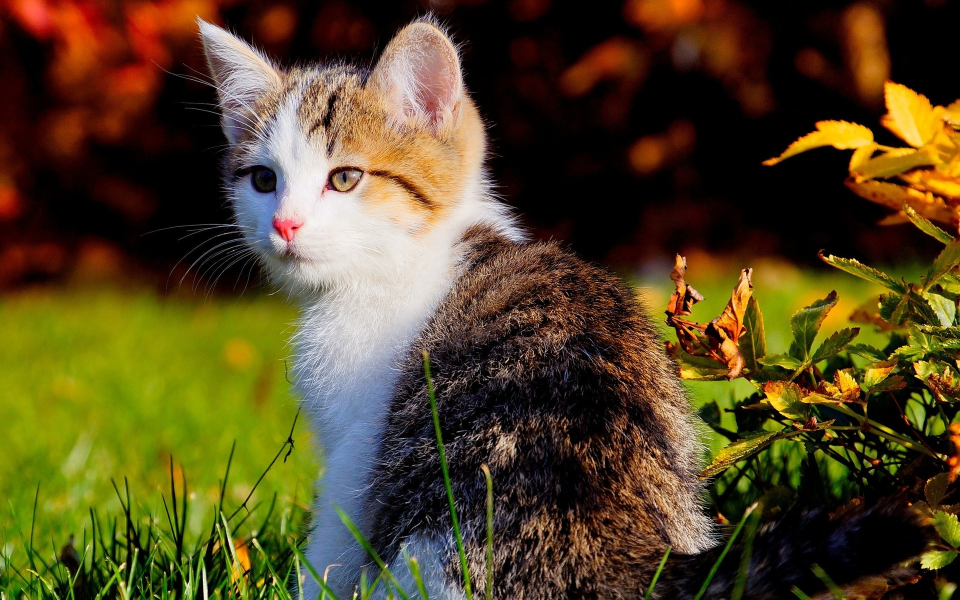
#> input picture cats/cat1.jpg, 1920 x 1200 px (shown at 1/2 size)
$ python thrusholding.py
#> lines starting #> are read from the running program, lines starting #| are printed output that depends on the picture; after the words box and inside, x2 and y2 are one past the last pixel; in counts of white or black regions, pixels touching at a corner belong together
#> further down, img is the input picture: shape (1200, 1920, 3); mean B, G, R 36.2, 70.9, 85.3
### myfunc.py
import cv2 as cv

# resize image frames
def resizeFrame(frame, scale=0.75):
#> called with scale = 0.4
    height = int(frame.shape[0] * scale)
#> height = 480
    width = int(frame.shape[1] * scale)
#> width = 768
    # height = 400
    # width = 500
    dimentions = (width, height)
#> dimentions = (768, 480)
    return cv.resize(frame, dimentions, interpolation=cv.INTER_AREA)
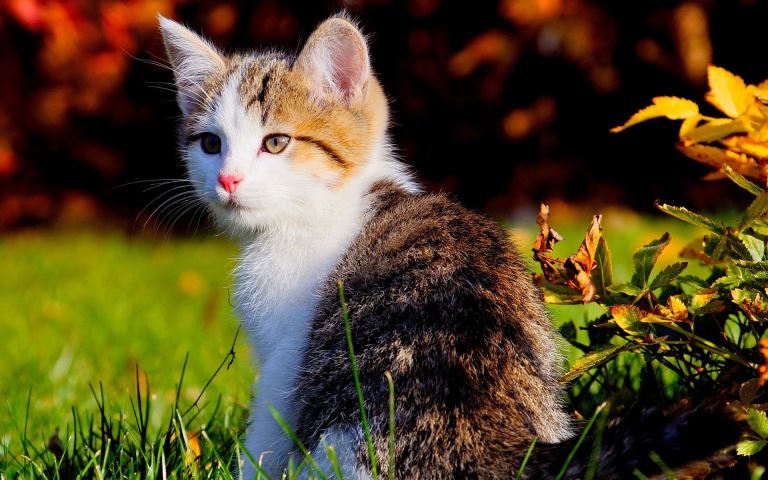
#> returned value: shape (480, 768, 3); mean of channels 0, 1, 2 36.2, 70.9, 85.3; drawn as B, G, R

# put size of the image on the upper left corner
def putSize(frame):
    text = str(frame.shape[0]) + " X " + str(frame.shape[1])
#> text = '480 X 768'
    cv.putText(frame, text, (50,50), cv.FONT_HERSHEY_DUPLEX, 1.5, (0,0,255), thickness=2)
    return frame

### thrusholding.py
import cv2 as cv
import numpy as np
import matplotlib.pyplot as plt
from myfunc import resizeFrame
from myfunc import putSize

# read image frame
img = cv.imread("cats/cat1.jpg")
img = resizeFrame(img, .4)
img = putSize(img)
cv.imshow("img", img)

# simple thresholding

grey = cv.cvtColor(img, cv.COLOR_BGR2GRAY)
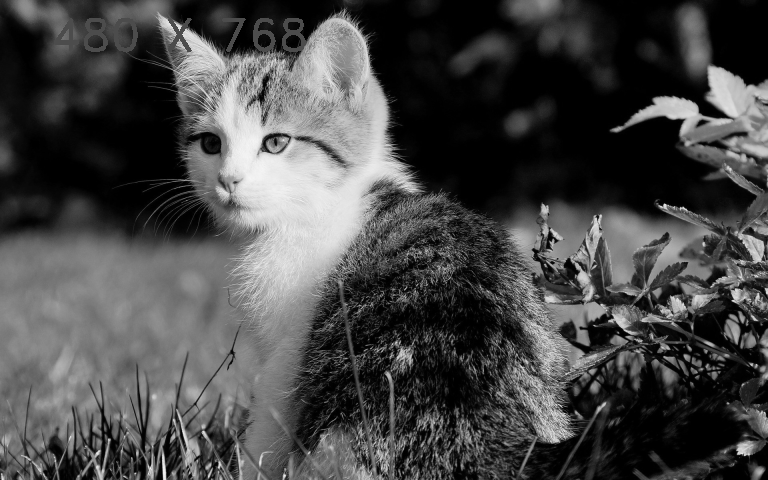
#> grey: shape (480, 768); min 0, max 245, mean 71.4
cv.imshow("grey", grey)

threshold, thresh = cv.threshold(grey, 150, 255, cv.THRESH_BINARY)
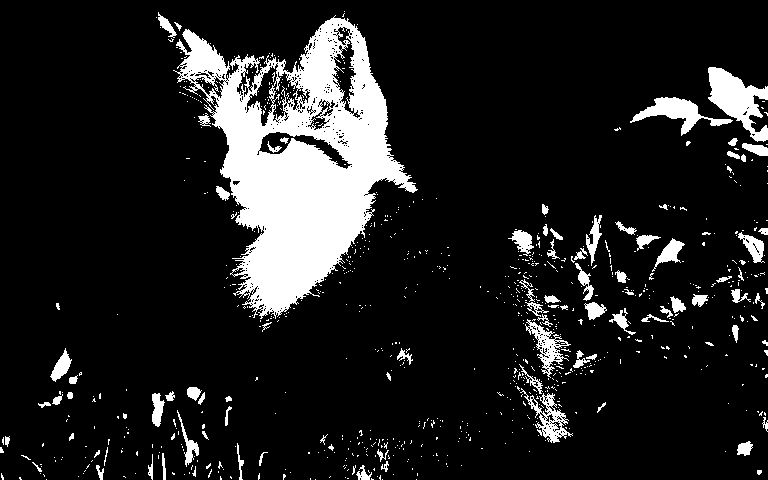
#> thresh: shape (480, 768); 12.9% white; 813 white regions (723 under 20 px), largest, box (x1, y1, x2, y2) and area: (173, 15, 418, 319) 32289, (708, 67, 768, 142) 2182, (630, 97, 733, 136) 1291
# cv.imshow("thresh", thresh)

# inverse thresholding

threshold_i, thresh_inverse = cv.threshold(grey, 150, 255, cv.THRESH_BINARY_INV)
# cv.imshow("thresh_inverse", thresh_inverse)


# adaptive thresholding

adapt = cv.adaptiveThreshold(grey, 255, cv.ADAPTIVE_THRESH_MEAN_C, cv.THRESH_BINARY, 11, 3)
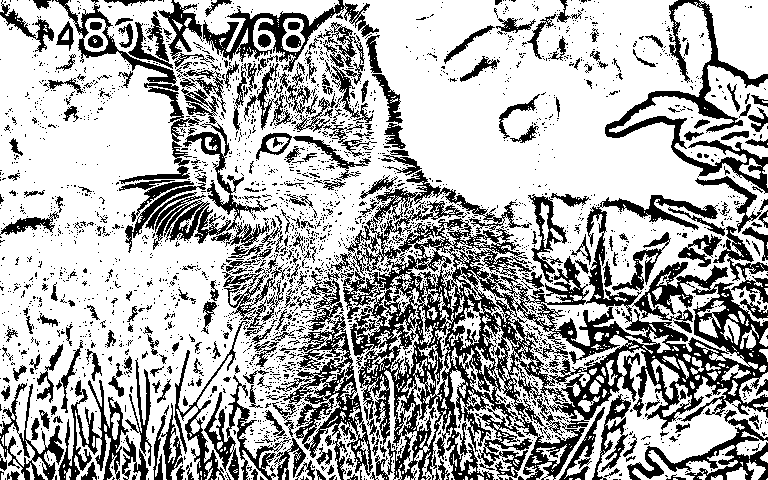
#> adapt: shape (480, 768); 68% white; 2739 black regions (2424 under 20 px), largest, box (x1, y1, x2, y2) and area: (343, 170, 768, 480) 43426, (283, 271, 373, 480) 5134, (605, 0, 768, 194) 4841
cv.imshow("adapt", adapt)


cv.waitKey(0)
